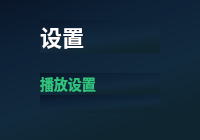
     <widget class="QWidget" name="settingsPage">
      <property name="styleSheet">
       <string notr="true">background: qlineargradient(x1:0,y1:0,x2:0.5,y2:1,stop:0 #0a1628, stop:0.3 #0d2137, stop:0.7 #122a3e, stop:1 #0f2530);</string>
      </property>
      <layout class="QVBoxLayout" name="settingsLayout">
       <property name="spacing">
        <number>0</number>
       </property>
       <property name="leftMargin">
        <number>40</number>
       </property>
       <property name="topMargin">
        <number>20</number>
       </property>
       <property name="rightMargin">
        <number>40</number>
       </property>
       <property name="bottomMargin">
        <number>20</number>
       </property>
       <item>
        <widget class="QLabel" name="settingsTitleLabel">
         <property name="text">
          <string>设置</string>
         </property>
         <property name="styleSheet">
          <string notr="true">color: white; font-size: 22px; font-weight: bold;</string>
         </property>
        </widget>
       </item>
       <item>
        <spacer name="settingsSpacer1">
         <property name="orientation">
          <enum>Qt::Vertical</enum>
         </property>
         <property name="sizeType">
          <enum>QSizePolicy::Fixed</enum>
         </property>
         <property name="sizeHint" stdset="0">
          <size>
           <width>20</width>
           <height>20</height>
          </size>
         </property>
        </spacer>
       </item>
       <item>
        <widget class="QLabel" name="playSectionLabel">
         <property name="text">
          <string>播放设置</string>
         </property>
         <property name="styleSheet">
          <string notr="true">color: #31C27C; font-size: 14px; font-weight: bold;</string>
         </property>
        </widget>
       </item>
       <item>
        <widget class="QWidget" name="settingsContent">
         <layout class="QVBoxLayout" name="settingsContentLayout">
          <property name="spacing">
           <number>8</number>
          </property>
         </layout>
        </widget>
       </item>
       <item>
        <spacer name="settingsSpacer2">
         <property name="orientation">
          <enum>Qt::Vertical</enum>
         </property>
        </spacer>
       </item>
      </layout>
     </widget>
